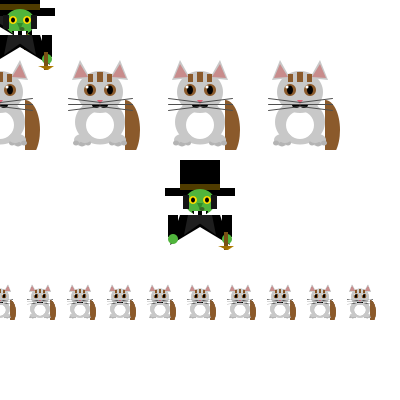
Frame 1 (no input)
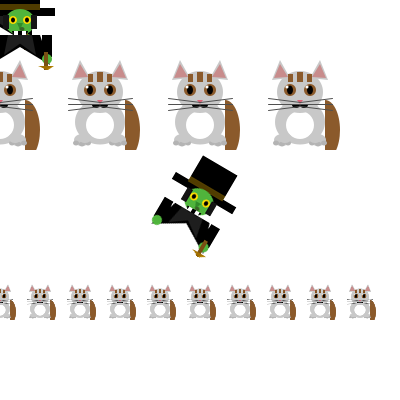
Frame 60 (the mouse pressed at the canvas centre just before this capture)
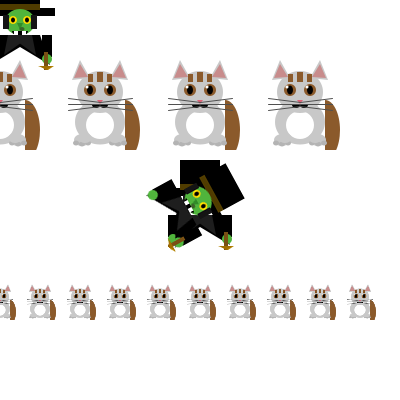
Frame 120 (the mouse held since frame 60 and released just before this capture)

The Processing sketch that drew these frames (run headless with seeded random() and noise(); from frame 60 on, the mouse is pressed at the canvas centre):

// Processing sketch: aula21_grupo1_exer1
// ── aula21_grupo1_exer1.pde
//agrupar a figura
PGraphics bruxaBoa;
PGraphics gatoFeio;
float roda =0;
void setup() {
  size(400, 400);
  bruxaBoa = createGraphics(100,100);
  gatoFeio = createGraphics(100,100);
  gato();
  bruxa();
  imageMode(CENTER);
}
void draw() {
  background(255);
  pushMatrix();
  translate(0, 100);
  for(int i=0; i< 400;i=i+100){
  image(gatoFeio,i,0); //agrupado, x,y
  }
  popMatrix();
  
  
  pushMatrix();
  translate(mouseX, mouseY);
  image(bruxaBoa,0,0); //agrupado, x,y
  popMatrix();
  
  pushMatrix();
  translate(200,200);
  rotate(roda);
  image(bruxaBoa,0,0);
  popMatrix();
  roda=roda+0.009;
  pushMatrix();
  translate(20,20);
  image(bruxaBoa,0,0);
  popMatrix();
  
  pushMatrix();
  translate(0,300);
  for(int i=0; i< 400; i=i+40)
  image(gatoFeio,i,0,40,40);
  popMatrix();
}

// ── bruxa.pde
void bruxa(){
  // === CHAPÉU ===
  bruxaBoa.beginDraw();
  bruxaBoa.fill(0);
  bruxaBoa.noStroke();
  bruxaBoa.rect(15, 38, 70, 8);
  bruxaBoa.rect(30, 10, 40, 30);

  bruxaBoa.fill(80, 60, 0);
  bruxaBoa.rect(30, 34, 40, 6);

  // === CARA ===
  bruxaBoa.fill(80, 180, 60);
  bruxaBoa.ellipse(50, 52, 30, 26);

  // Olhos
  bruxaBoa.fill(255, 220, 0);
  bruxaBoa.ellipse(43, 50, 8, 8);
  bruxaBoa.ellipse(57, 50, 8, 8);

  // Pupilas
  bruxaBoa.fill(0);
  bruxaBoa.ellipse(43, 50, 4, 5);
  bruxaBoa.ellipse(57, 50, 4, 5);

  // Nariz
  bruxaBoa.fill(50, 140, 40);
  bruxaBoa.triangle(47, 53, 53, 53, 50, 60);

  // Verruga
  bruxaBoa.fill(60, 100, 40);
  bruxaBoa.ellipse(52, 59, 5, 4);

  // Boca
  bruxaBoa.fill(0);
  bruxaBoa.arc(50, 61, 16, 10, 0, PI);

  // Dentes
  bruxaBoa.fill(255);
  bruxaBoa.rect(44, 61, 4, 4);
  bruxaBoa.rect(52, 61, 4, 4);

  // === CABELO ===
  bruxaBoa.fill(20, 20, 20);
  bruxaBoa.rect(33, 45, 6, 14);
  bruxaBoa.rect(61, 45, 6, 14);

  // === CORPO (capa) ===
  bruxaBoa.fill(0);
  bruxaBoa.triangle(30, 65, 70, 65, 80, 95);
  bruxaBoa.triangle(30, 65, 20, 95, 70, 65);

  bruxaBoa.fill(30, 30, 30);
  bruxaBoa.triangle(38, 65, 62, 65, 66, 85);
  bruxaBoa.triangle(38, 65, 34, 85, 62, 65);

  // === BRAÇOS ===
  bruxaBoa.fill(0);
  bruxaBoa.rect(18, 65, 10, 22);
  bruxaBoa.rect(72, 65, 10, 22);

  // Mãos
  bruxaBoa.fill(80, 180, 60);
  bruxaBoa.ellipse(23, 89, 10, 10);
  bruxaBoa.ellipse(77, 89, 10, 10);

  // === VASSOURA ===
  bruxaBoa.fill(120, 80, 20);
  bruxaBoa.rect(74, 82, 4, 18);

  bruxaBoa.fill(180, 130, 0);
  bruxaBoa.triangle(68, 96, 84, 96, 78, 100);
  bruxaBoa.fill(160, 110, 0);
  bruxaBoa.triangle(70, 96, 82, 96, 76, 100);
  bruxaBoa.endDraw();


}

// ── gato.pde
void gato(){
  // === CAUDA ===
  gatoFeio.beginDraw();
  gatoFeio.fill(139, 90, 43); // castanho
  gatoFeio.noStroke();
  gatoFeio.arc(75, 80, 30, 60, -PI/2, PI/2);
  gatoFeio.fill(200, 200, 200, 0); // limpar
  gatoFeio.fill(139, 90, 43);
  gatoFeio.rect(75, 65, 10, 30);

  // === CORPO ===
  gatoFeio.fill(200, 200, 200); // branco acinzentado
  gatoFeio.ellipse(50, 72, 50, 45);

  // Barriga
  gatoFeio.fill(255, 255, 255);
  gatoFeio.ellipse(50, 75, 28, 28);

  // === PATAS TRASEIRAS ===
  gatoFeio.fill(200, 200, 200);
  gatoFeio.ellipse(32, 90, 16, 12);
  gatoFeio.ellipse(68, 90, 16, 12);

  // Dedos pata esquerda
  gatoFeio.fill(180, 180, 180);
  gatoFeio.ellipse(26, 93, 6, 5);
  gatoFeio.ellipse(32, 94, 6, 5);
  gatoFeio.ellipse(38, 93, 6, 5);

  // Dedos pata direita
  gatoFeio.ellipse(62, 93, 6, 5);
  gatoFeio.ellipse(68, 94, 6, 5);
  gatoFeio.ellipse(74, 93, 6, 5);

  // === PATAS DIANTEIRAS ===
  gatoFeio.fill(200, 200, 200);
  gatoFeio.ellipse(35, 88, 13, 10);
  gatoFeio.ellipse(65, 88, 13, 10);

  // === CABEÇA ===
  gatoFeio.fill(200, 200, 200);
  gatoFeio.ellipse(50, 42, 46, 42);

  // === ORELHAS ===
  gatoFeio.fill(200, 200, 200);
  gatoFeio.triangle(22, 30, 30, 10, 40, 28); // esquerda
  gatoFeio.triangle(78, 30, 70, 10, 60, 28); // direita

  // Interior orelhas
  gatoFeio.fill(200, 140, 140); // rosa
  gatoFeio.triangle(24, 28, 30, 14, 38, 27);
  gatoFeio.triangle(76, 28, 70, 14, 62, 27);

  // === CARA ===
  // Olhos
  gatoFeio.fill(139, 90, 43); // castanho
  gatoFeio.ellipse(40, 40, 12, 12);
  gatoFeio.ellipse(60, 40, 12, 12);

  // Pupilas
  gatoFeio.fill(0);
  gatoFeio.ellipse(40, 40, 6, 9);
  gatoFeio.ellipse(60, 40, 6, 9);

  // Brilho olhos
  gatoFeio.fill(255);
  gatoFeio.ellipse(37, 37, 3, 3);
  gatoFeio.ellipse(57, 37, 3, 3);

  // Nariz
  gatoFeio.fill(220, 100, 120);
  gatoFeio.triangle(47, 50, 53, 50, 50, 54);

  // Boca
  gatoFeio.fill(0);
  gatoFeio.arc(46, 55, 8, 6, 0, PI);
  gatoFeio.arc(54, 55, 8, 6, 0, PI);

  // Bigodes esquerdos
  gatoFeio.stroke(80, 80, 80);
  gatoFeio.strokeWeight(1);
  gatoFeio.line(50, 52, 18, 48);
  gatoFeio.line(50, 54, 18, 54);
  gatoFeio.line(50, 56, 18, 60);

  // Bigodes direitos
  gatoFeio.line(50, 52, 82, 48);
  gatoFeio.line(50, 54, 82, 54);
  gatoFeio.line(50, 56, 82, 60);

  // Risca castanha na testa
  gatoFeio.noStroke();
  gatoFeio.fill(139, 90, 43);
  gatoFeio.rect(47, 22, 6, 10);
  gatoFeio.rect(38, 24, 5, 8);
  gatoFeio.rect(57, 24, 5, 8);
  gatoFeio.endDraw();
}
